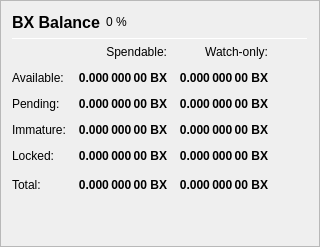
                   <widget class="QFrame" name="frame_Balances">
                    <property name="frameShape">
                     <enum>QFrame::StyledPanel</enum>
                    </property>
                    <property name="frameShadow">
                     <enum>QFrame::Raised</enum>
                    </property>
                    <layout class="QVBoxLayout" name="verticalLayout_4">
                     <item>
                      <layout class="QHBoxLayout" name="horizontalLayout_4">
                       <item>
                        <widget class="QLabel" name="label_5">
                         <property name="minimumSize">
                          <size>
                           <width>0</width>
                           <height>20</height>
                          </size>
                         </property>
                         <property name="font">
                          <font>
                           <pointsize>12</pointsize>
                           <weight>75</weight>
                           <bold>true</bold>
                          </font>
                         </property>
                         <property name="text">
                          <string>BX Balance</string>
                         </property>
                        </widget>
                       </item>
                       <item>
                        <widget class="QLabel" name="labelBXPercent">
                         <property name="text">
                          <string notr="true">0 %</string>
                         </property>
                        </widget>
                       </item>
                       <item>
                        <spacer name="horizontalSpacer_3">
                         <property name="orientation">
                          <enum>Qt::Horizontal</enum>
                         </property>
                         <property name="sizeHint" stdset="0">
                          <size>
                           <width>40</width>
                           <height>20</height>
                          </size>
                         </property>
                        </spacer>
                       </item>
                      </layout>
                     </item>
                     <item>
                      <widget class="Line" name="line_Balance">
                       <property name="minimumSize">
                        <size>
                         <width>0</width>
                         <height>1</height>
                        </size>
                       </property>
                       <property name="maximumSize">
                        <size>
                         <width>16777215</width>
                         <height>1</height>
                        </size>
                       </property>
                       <property name="orientation">
                        <enum>Qt::Horizontal</enum>
                       </property>
                      </widget>
                     </item>
                     <item>
                      <layout class="QGridLayout" name="gridLayout">
                       <property name="spacing">
                        <number>12</number>
                       </property>
                       <item row="0" column="1">
                        <widget class="QLabel" name="labelSpendable">
                         <property name="text">
                          <string>Spendable:</string>
                         </property>
                         <property name="alignment">
                          <set>Qt::AlignRight|Qt::AlignTrailing|Qt::AlignVCenter</set>
                         </property>
                        </widget>
                       </item>
                       <item row="0" column="2">
                        <widget class="QLabel" name="labelWatchonly">
                         <property name="text">
                          <string>Watch-only:</string>
                         </property>
                         <property name="alignment">
                          <set>Qt::AlignRight|Qt::AlignTrailing|Qt::AlignVCenter</set>
                         </property>
                        </widget>
                       </item>
                       <item row="1" column="0">
                        <widget class="QLabel" name="labelBalanceText">
                         <property name="text">
                          <string>Available:</string>
                         </property>
                        </widget>
                       </item>
                       <item row="1" column="1">
                        <widget class="QLabel" name="labelBalance">
                         <property name="font">
                          <font>
                           <weight>75</weight>
                           <bold>true</bold>
                          </font>
                         </property>
                         <property name="cursor">
                          <cursorShape>IBeamCursor</cursorShape>
                         </property>
                         <property name="toolTip">
                          <string>Your current spendable balance</string>
                         </property>
                         <property name="text">
                          <string notr="true">0.000 000 00 BX</string>
                         </property>
                         <property name="alignment">
                          <set>Qt::AlignRight|Qt::AlignTrailing|Qt::AlignVCenter</set>
                         </property>
                         <property name="textInteractionFlags">
                          <set>Qt::LinksAccessibleByMouse|Qt::TextSelectableByKeyboard|Qt::TextSelectableByMouse</set>
                         </property>
                        </widget>
                       </item>
                       <item row="1" column="2">
                        <widget class="QLabel" name="labelWatchAvailable">
                         <property name="font">
                          <font>
                           <weight>75</weight>
                           <bold>true</bold>
                          </font>
                         </property>
                         <property name="cursor">
                          <cursorShape>IBeamCursor</cursorShape>
                         </property>
                         <property name="toolTip">
                          <string>Your current balance in watch-only addresses</string>
                         </property>
                         <property name="text">
                          <string notr="true">0.000 000 00 BX</string>
                         </property>
                         <property name="alignment">
                          <set>Qt::AlignRight|Qt::AlignTrailing|Qt::AlignVCenter</set>
                         </property>
                         <property name="textInteractionFlags">
                          <set>Qt::LinksAccessibleByMouse|Qt::TextSelectableByKeyboard|Qt::TextSelectableByMouse</set>
                         </property>
                        </widget>
                       </item>
                       <item row="2" column="0">
                        <widget class="QLabel" name="labelPendingText">
                         <property name="text">
                          <string>Pending:</string>
                         </property>
                        </widget>
                       </item>
                       <item row="2" column="1">
                        <widget class="QLabel" name="labelUnconfirmed">
                         <property name="font">
                          <font>
                           <weight>75</weight>
                           <bold>true</bold>
                          </font>
                         </property>
                         <property name="cursor">
                          <cursorShape>IBeamCursor</cursorShape>
                         </property>
                         <property name="toolTip">
                          <string>Total of transactions that have yet to be confirmed, and do not yet count toward the spendable balance</string>
                         </property>
                         <property name="text">
                          <string notr="true">0.000 000 00 BX</string>
                         </property>
                         <property name="alignment">
                          <set>Qt::AlignRight|Qt::AlignTrailing|Qt::AlignVCenter</set>
                         </property>
                         <property name="textInteractionFlags">
                          <set>Qt::LinksAccessibleByMouse|Qt::TextSelectableByKeyboard|Qt::TextSelectableByMouse</set>
                         </property>
                        </widget>
                       </item>
                       <item row="2" column="2">
                        <widget class="QLabel" name="labelWatchPending">
                         <property name="font">
                          <font>
                           <weight>75</weight>
                           <bold>true</bold>
                          </font>
                         </property>
                         <property name="cursor">
                          <cursorShape>IBeamCursor</cursorShape>
                         </property>
                         <property name="toolTip">
                          <string>Unconfirmed transactions to watch-only addresses</string>
                         </property>
                         <property name="text">
                          <string notr="true">0.000 000 00 BX</string>
                         </property>
                         <property name="alignment">
                          <set>Qt::AlignRight|Qt::AlignTrailing|Qt::AlignVCenter</set>
                         </property>
                         <property name="textInteractionFlags">
                          <set>Qt::LinksAccessibleByMouse|Qt::TextSelectableByKeyboard|Qt::TextSelectableByMouse</set>
                         </property>
                        </widget>
                       </item>
                       <item row="3" column="0">
                        <widget class="QLabel" name="labelImmatureText">
                         <property name="text">
                          <string>Immature:</string>
                         </property>
                        </widget>
                       </item>
                       <item row="3" column="1">
                        <widget class="QLabel" name="labelImmature">
                         <property name="font">
                          <font>
                           <weight>75</weight>
                           <bold>true</bold>
                          </font>
                         </property>
                         <property name="cursor">
                          <cursorShape>IBeamCursor</cursorShape>
                         </property>
                         <property name="toolTip">
                          <string>Staked or masternode rewards that has not yet matured</string>
                         </property>
                         <property name="text">
                          <string notr="true">0.000 000 00 BX</string>
                         </property>
                         <property name="alignment">
                          <set>Qt::AlignRight|Qt::AlignTrailing|Qt::AlignVCenter</set>
                         </property>
                         <property name="textInteractionFlags">
                          <set>Qt::LinksAccessibleByMouse|Qt::TextSelectableByKeyboard|Qt::TextSelectableByMouse</set>
                         </property>
                        </widget>
                       </item>
                       <item row="3" column="2">
                        <widget class="QLabel" name="labelWatchImmature">
                         <property name="font">
                          <font>
                           <weight>75</weight>
                           <bold>true</bold>
                          </font>
                         </property>
                         <property name="cursor">
                          <cursorShape>IBeamCursor</cursorShape>
                         </property>
                         <property name="toolTip">
                          <string>Staked or masternode rewards in watch-only addresses that has not yet matured</string>
                         </property>
                         <property name="text">
                          <string notr="true">0.000 000 00 BX</string>
                         </property>
                         <property name="alignment">
                          <set>Qt::AlignRight|Qt::AlignTrailing|Qt::AlignVCenter</set>
                         </property>
                         <property name="textInteractionFlags">
                          <set>Qt::LinksAccessibleByMouse|Qt::TextSelectableByKeyboard|Qt::TextSelectableByMouse</set>
                         </property>
                        </widget>
                       </item>
                       <item row="4" column="0">
                        <widget class="QLabel" name="labelLockedBalanceText">
                         <property name="toolTip">
                          <string>Locked BX or Masternode collaterals. These are excluded from zBX minting.</string>
                         </property>
                         <property name="text">
                          <string>Locked:</string>
                         </property>
                        </widget>
                       </item>
                       <item row="4" column="1">
                        <widget class="QLabel" name="labelLockedBalance">
                         <property name="font">
                          <font>
                           <weight>75</weight>
                           <bold>true</bold>
                          </font>
                         </property>
                         <property name="cursor">
                          <cursorShape>IBeamCursor</cursorShape>
                         </property>
                         <property name="toolTip">
                          <string>Locked BX or Masternode collaterals. These are excluded from zBX minting.</string>
                         </property>
                         <property name="text">
                          <string notr="true">0.000 000 00 BX</string>
                         </property>
                         <property name="alignment">
                          <set>Qt::AlignRight|Qt::AlignTrailing|Qt::AlignVCenter</set>
                         </property>
                         <property name="textInteractionFlags">
                          <set>Qt::LinksAccessibleByMouse|Qt::TextSelectableByKeyboard|Qt::TextSelectableByMouse</set>
                         </property>
                        </widget>
                       </item>
                       <item row="4" column="2">
                        <widget class="QLabel" name="labelWatchLocked">
                         <property name="font">
                          <font>
                           <weight>75</weight>
                           <bold>true</bold>
                          </font>
                         </property>
                         <property name="cursor">
                          <cursorShape>IBeamCursor</cursorShape>
                         </property>
                         <property name="toolTip">
                          <string>Current locked balance in watch-only addresses</string>
                         </property>
                         <property name="text">
                          <string notr="true">0.000 000 00 BX</string>
                         </property>
                         <property name="alignment">
                          <set>Qt::AlignRight|Qt::AlignTrailing|Qt::AlignVCenter</set>
                         </property>
                         <property name="textInteractionFlags">
                          <set>Qt::LinksAccessibleByMouse|Qt::TextSelectableByKeyboard|Qt::TextSelectableByMouse</set>
                         </property>
                        </widget>
                       </item>
                       <item row="5" column="0">
                        <widget class="QLabel" name="labelTotalText">
                         <property name="toolTip">
                          <string>Your current Bitx balance, unconfirmed and immature transactions included</string>
                         </property>
                         <property name="text">
                          <string>Total:</string>
                         </property>
                        </widget>
                       </item>
                       <item row="5" column="1">
                        <widget class="QLabel" name="labelTotal">
                         <property name="font">
                          <font>
                           <weight>75</weight>
                           <bold>true</bold>
                          </font>
                         </property>
                         <property name="cursor">
                          <cursorShape>IBeamCursor</cursorShape>
                         </property>
                         <property name="toolTip">
                          <string>Your current Bitx balance, unconfirmed and immature transactions included</string>
                         </property>
                         <property name="text">
                          <string notr="true">0.000 000 00 BX</string>
                         </property>
                         <property name="alignment">
                          <set>Qt::AlignRight|Qt::AlignTrailing|Qt::AlignVCenter</set>
                         </property>
                         <property name="textInteractionFlags">
                          <set>Qt::LinksAccessibleByMouse|Qt::TextSelectableByKeyboard|Qt::TextSelectableByMouse</set>
                         </property>
                        </widget>
                       </item>
                       <item row="5" column="2">
                        <widget class="QLabel" name="labelWatchTotal">
                         <property name="font">
                          <font>
                           <weight>75</weight>
                           <bold>true</bold>
                          </font>
                         </property>
                         <property name="cursor">
                          <cursorShape>IBeamCursor</cursorShape>
                         </property>
                         <property name="toolTip">
                          <string>Current total balance in watch-only addresses</string>
                         </property>
                         <property name="text">
                          <string notr="true">0.000 000 00 BX</string>
                         </property>
                         <property name="alignment">
                          <set>Qt::AlignRight|Qt::AlignTrailing|Qt::AlignVCenter</set>
                         </property>
                         <property name="textInteractionFlags">
                          <set>Qt::LinksAccessibleByMouse|Qt::TextSelectableByKeyboard|Qt::TextSelectableByMouse</set>
                         </property>
                        </widget>
                       </item>
                       <item row="5" column="3">
                        <spacer name="horizontalSpacer_9">
                         <property name="orientation">
                          <enum>Qt::Horizontal</enum>
                         </property>
                         <property name="sizeHint" stdset="0">
                          <size>
                           <width>40</width>
                           <height>20</height>
                          </size>
                         </property>
                        </spacer>
                       </item>
                      </layout>
                     </item>
                     <item>
                      <spacer name="verticalSpacer_3">
                       <property name="orientation">
                        <enum>Qt::Vertical</enum>
                       </property>
                       <property name="sizeHint" stdset="0">
                        <size>
                         <width>20</width>
                         <height>40</height>
                        </size>
                       </property>
                      </spacer>
                     </item>
                    </layout>
                   </widget>
